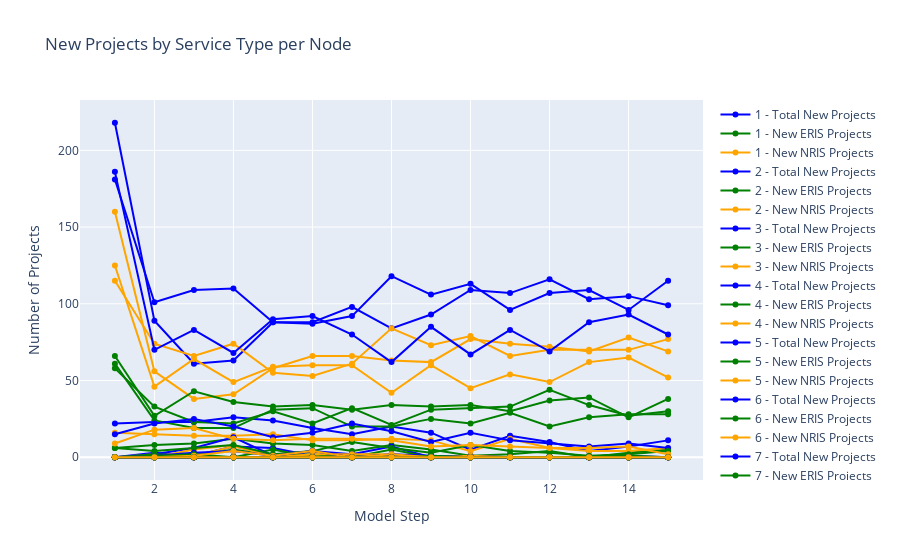
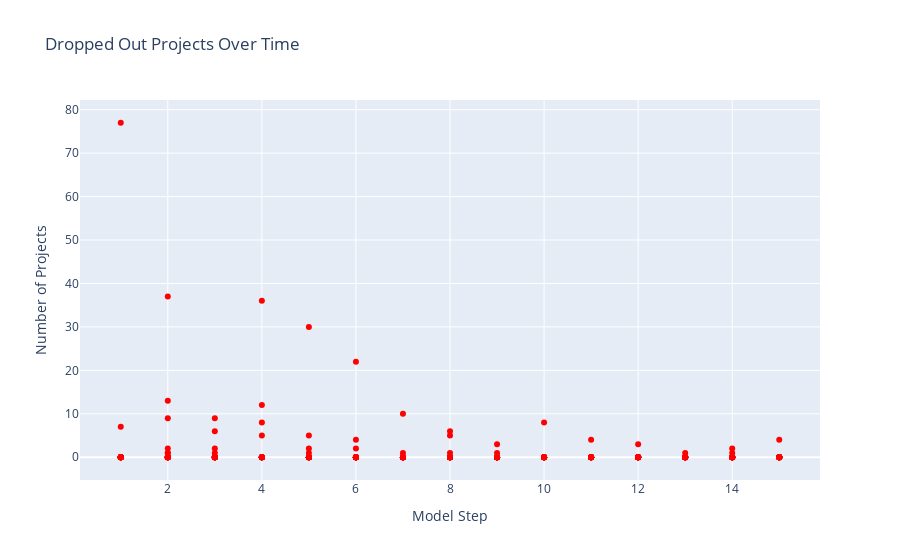
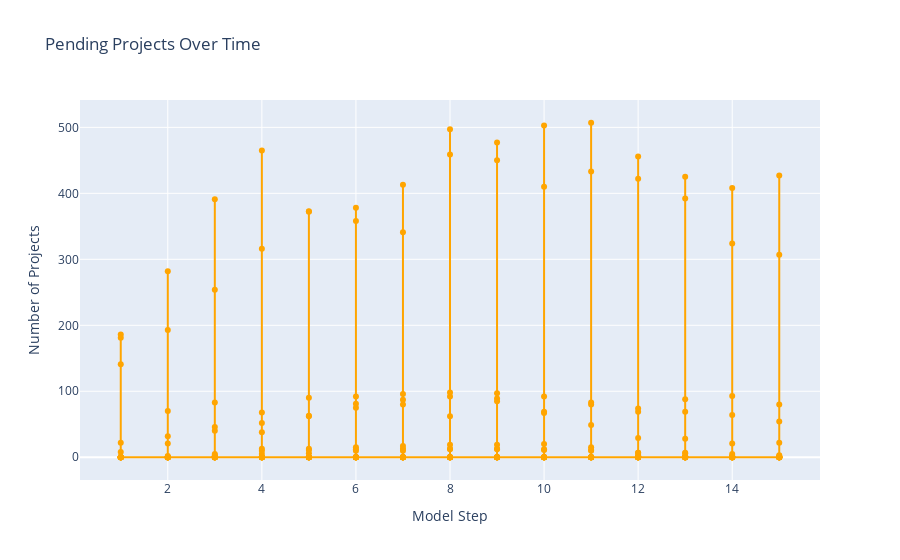
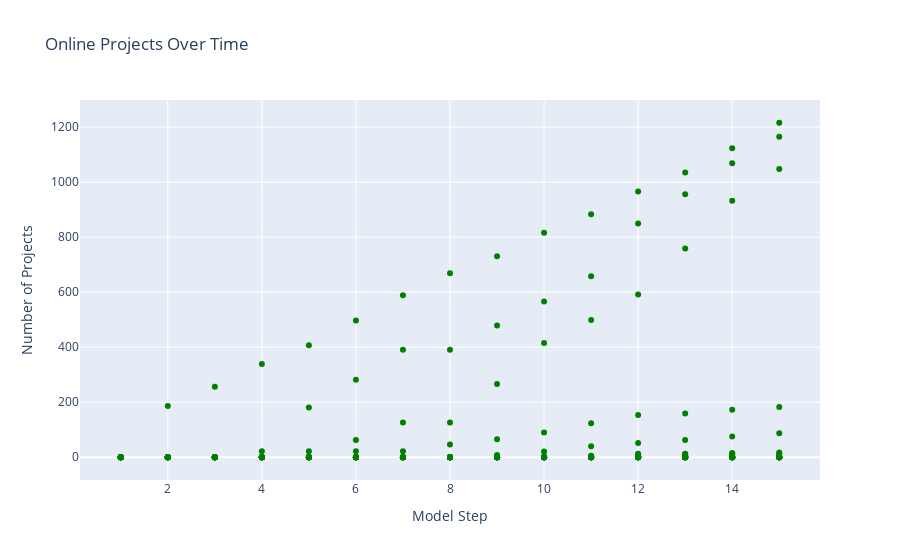

Notebook code for these charts, in order:
### Markdown cell above
# Node Plots

### Code cell
import pandas as pd
import plotly.graph_objects as go

# Load the CSV
df = pd.read_csv("node_round_summary.csv")

# Get unique node IDs
nodes = df['node_id'].unique()
import plotly.graph_objects as go

# --- Projects by Service Type ---
fig_projects = go.Figure()

for node in nodes:
    node_df = df[df['node_id'] == node]
    
    # Total new projects this step
    fig_projects.add_trace(go.Scatter(
        x=node_df['model_step'],
        y=node_df['num_projects'],
        mode='lines+markers',
        name=f"{node} - Total New Projects",
        line=dict(color='blue')
    ))
    
    # New ERIS projects
    fig_projects.add_trace(go.Scatter(
        x=node_df['model_step'],
        y=node_df['new_eris_count'],
        mode='lines+markers',
        name=f"{node} - New ERIS Projects",
        line=dict(color='green')
    ))
    
    # New NRIS projects
    fig_projects.add_trace(go.Scatter(
        x=node_df['model_step'],
        y=node_df['new_nris_count'],
        mode='lines+markers',
        name=f"{node} - New NRIS Projects",
        line=dict(color='orange')
    ))

fig_projects.update_layout(
    title="New Projects by Service Type per Node",
    xaxis_title="Model Step",
    yaxis_title="Number of Projects"
)

fig_projects.show()

# -------------------------------
# 1. Dropped Out Projects Over Time
fig_dropped = go.Figure()
fig_dropped.add_trace(go.Scatter(
    x=df['model_step'],
    y=df['new_dropped_out'],  # updated to match node_summary variable
    mode='markers',
    name='Dropped Out',
    line=dict(color='red')
))
fig_dropped.update_layout(
    title="Dropped Out Projects Over Time",
    xaxis_title="Model Step",
    yaxis_title="Number of Projects"
)
fig_dropped.show()

# -------------------------------
# 2. Pending Projects Over Time
fig_pending = go.Figure()
fig_pending.add_trace(go.Scatter(
    x=df['model_step'],
    y=df['total_pending_count'],  # matches node_summary
    mode='lines+markers',
    name='Pending',
    line=dict(color='orange')
))
fig_pending.update_layout(
    title="Pending Projects Over Time",
    xaxis_title="Model Step",
    yaxis_title="Number of Projects"
)
fig_pending.show()

# -------------------------------
# 3. Online Projects Over Time
fig_online = go.Figure()
fig_online.add_trace(go.Scatter(
    x=df['model_step'],
    y=df['total_online_count'],  # matches node_summary
    mode='markers',
    name='Online',
    line=dict(color='green')
))
fig_online.update_layout(
    title="Online Projects Over Time",
    xaxis_title="Model Step",
    yaxis_title="Number of Projects"
)
fig_online.show()

# -------------------------------
# 4. Installed vs Available Capacity
fig_available_capacity = go.Figure()
for node in nodes:
    node_df = df[df['node_id'] == node]
    fig_available_capacity.add_trace(go.Scatter(
        x=node_df['model_step'], y=node_df['available_capacity'],
        mode='lines+markers',
        name=f"{node} - Available Capacity"
    ))

fig_available_capacity.update_layout(
    title="Available Capacity per Node",
    xaxis_title="Model Step",
    yaxis_title="MW"
)
fig_available_capacity.show()

fig_capacity = go.Figure()
for node in nodes:
    node_df = df[df['node_id'] == node]
    fig_capacity.add_trace(go.Scatter(
        x=node_df['model_step'], y=node_df['installed_capacity'],  # fixed typo
        mode='lines+markers',
        name=f"{node} - Installed Capacity"
    ))
fig_capacity.update_layout(
    title="Installed  Capacity per Node",
    xaxis_title="Model Step",
    yaxis_title="MW"
)
fig_capacity.show()


# -------------------------------
# 5. Congestion Indicator
fig_congestion = go.Figure()
for node in nodes:
    node_df = df[df['node_id'] == node]
    fig_congestion.add_trace(go.Scatter(
        x=node_df['model_step'], y=node_df['congestion_indicator'],
        mode='lines+markers',
        name=f"{node} - Congestion"
    ))
fig_congestion.update_layout(
    title="Node Congestion Indicator Over Time",
    xaxis_title="Model Step",
    yaxis_title="Congestion Indicator"
)
fig_congestion.show()

# -------------------------------
# 6. Average Assigned Costs
cost_cols = [
    "avg_cost_eris_dropped_out", "avg_cost_nris_dropped_out",
    "avg_cost_eris_pending", "avg_cost_nris_pending",
    "avg_cost_eris_online", "avg_cost_nris_online"
]
fig_costs = go.Figure()
for node in nodes:
    node_df = df[df['node_id'] == node]
    for col in cost_cols:
        fig_costs.add_trace(go.Scatter(
            x=node_df['model_step'], y=node_df[col],
            mode='lines+markers',
            name=f"{node} - {col}"
        ))
fig_costs.update_layout(
    title="Average Assigned Costs per Status & Service Type",
    xaxis_title="Model Step",
    yaxis_title="Average Cost ($/MW)"
)
fig_costs.show()

# -------------------------------
# 7. MW sums per status & service type
mw_cols = [
    "pending_eris_mw", "pending_nris_mw",
    "online_eris_mw", "online_nris_mw",
    "dropped_out_eris_mw", "dropped_out_nris_mw"
]
fig_mw = go.Figure()
for node in nodes:
    node_df = df[df['node_id'] == node]
    for col in mw_cols:
        fig_mw.add_trace(go.Scatter(
            x=node_df['model_step'], y=node_df[col],
            mode='lines+markers',
            name=f"{node} - {col}"
        ))
fig_mw.update_layout(
    title="MW Sums per Status & Service Type",
    xaxis_title="Model Step",
    yaxis_title="MW"
)
fig_mw.show()
fig_time= go.Figure()
fig_time.add_trace(go.Scatter(
    x=df['model_step'],
    y=df['avg_construction_time'],
    mode='markers',
    name='Construction Time'
))
fig_time.add_trace(go.Scatter(
    x=df['model_step'],
    y=df['study_time'],
    mode='markers',
    name='study Time'
))
fig_time.update_layout(
    title="Construction and study Time",
    xaxis_title="Model Step",
    yaxis_title="Year"
)
fig_time.show()

### Figure 1 — Plotly figure (JSON) as saved in the notebook; plotly's stock layout.template omitted (floating-point values rounded to 4 significant figures)
{"data": [{"line": {"color": "blue"}, "mode": "lines+markers", "name": "1 - Total New Projects", "type": "scatter", "x": [1, 2, 3, 4, 5, 6, 7, 8, 9, 10, 11, 12, 13, 14, 15], "y": [0, 0, 0, 0, 0, 0, 0, 0, 0, 0, 0, 0, 0, 0, 0]}, {"line": {"color": "green"}, "mode": "lines+markers", "name": "1 - New ERIS Projects", "type": "scatter", "x": [1, 2, 3, 4, 5, 6, 7, 8, 9, 10, 11, 12, 13, 14, 15], "y": [0, 0, 0, 0, 0, 0, 0, 0, 0, 0, 0, 0, 0, 0, 0]}, {"line": {"color": "orange"}, "mode": "lines+markers", "name": "1 - New NRIS Projects", "type": "scatter", "x": [1, 2, 3, 4, 5, 6, 7, 8, 9, 10, 11, 12, 13, 14, 15], "y": [0, 0, 0, 0, 0, 0, 0, 0, 0, 0, 0, 0, 0, 0, 0]}, {"line": {"color": "blue"}, "mode": "lines+markers", "name": "2 - Total New Projects", "type": "scatter", "x": [1, 2, 3, 4, 5, 6, 7, 8, 9, 10, 11, 12, 13, 14, 15], "y": [0, 0, 0, 0, 0, 0, 0, 0, 0, 0, 0, 0, 0, 0, 0]}, {"line": {"color": "green"}, "mode": "lines+markers", "name": "2 - New ERIS Projects", "type": "scatter", "x": [1, 2, 3, 4, 5, 6, 7, 8, 9, 10, 11, 12, 13, 14, 15], "y": [0, 0, 0, 0, 0, 0, 0, 0, 0, 0, 0, 0, 0, 0, 0]}, {"line": {"color": "orange"}, "mode": "lines+markers", "name": "2 - New NRIS Projects", "type": "scatter", "x": [1, 2, 3, 4, 5, 6, 7, 8, 9, 10, 11, 12, 13, 14, 15], "y": [0, 0, 0, 0, 0, 0, 0, 0, 0, 0, 0, 0, 0, 0, 0]}, {"line": {"color": "blue"}, "mode": "lines+markers", "name": "3 - Total New Projects", "type": "scatter", "x": [1, 2, 3, 4, 5, 6, 7, 8, 9, 10, 11, 12, 13, 14, 15], "y": [0, 3, 1, 7, 6, 1, 2, 1, 0, 0, 0, 0, 0, 0, 0]}, {"line": {"color": "green"}, "mode": "lines+markers", "name": "3 - New ERIS Projects", "type": "scatter", "x": [1, 2, 3, 4, 5, 6, 7, 8, 9, 10, 11, 12, 13, 14, 15], "y": [0, 1, 0, 0, 5, 0, 1, 1, 0, 0, 0, 0, 0, 0, 0]}, {"line": {"color": "orange"}, "mode": "lines+markers", "name": "3 - New NRIS Projects", "type": "scatter", "x": [1, 2, 3, 4, 5, 6, 7, 8, 9, 10, 11, 12, 13, 14, 15], "y": [0, 2, 1, 7, 1, 1, 1, 0, 0, 0, 0, 0, 0, 0, 0]}, {"line": {"color": "blue"}, "mode": "lines+markers", "name": "4 - Total New Projects", "type": "scatter", "x": [1, 2, 3, 4, 5, 6, 7, 8, 9, 10, 11, 12, 13, 14, 15], "y": [22, 23, 23, 26, 24, 19, 15, 20, 16, 5, 14, 10, 4, 7, 11]}, {"line": {"color": "green"}, "mode": "lines+markers", "name": "4 - New ERIS Projects", "type": "scatter", "x": [1, 2, 3, 4, 5, 6, 7, 8, 9, 10, 11, 12, 13, 14, 15], "y": [6, 8, 9, 12, 9, 8, 4, 8, 5, 1, 2, 4, 0, 3, 5]}, {"line": {"color": "orange"}, "mode": "lines+markers", "name": "4 - New NRIS Projects", "type": "scatter", "x": [1, 2, 3, 4, 5, 6, 7, 8, 9, 10, 11, 12, 13, 14, 15], "y": [16, 15, 14, 14, 15, 11, 11, 12, 11, 4, 12, 6, 4, 4, 6]}, {"line": {"color": "blue"}, "mode": "lines+markers", "name": "5 - Total New Projects", "type": "scatter", "x": [1, 2, 3, 4, 5, 6, 7, 8, 9, 10, 11, 12, 13, 14, 15], "y": [218, 89, 61, 63, 88, 88, 98, 84, 93, 109, 107, 116, 103, 105, 99]}, {"line": {"color": "green"}, "mode": "lines+markers", "name": "5 - New ERIS Projects", "type": "scatter", "x": [1, 2, 3, 4, 5, 6, 7, 8, 9, 10, 11, 12, 13, 14, 15], "y": [58, 33, 23, 22, 30, 22, 32, 21, 31, 32, 33, 44, 34, 27, 30]}, {"line": {"color": "orange"}, "mode": "lines+markers", "name": "5 - New NRIS Projects", "type": "scatter", "x": [1, 2, 3, 4, 5, 6, 7, 8, 9, 10, 11, 12, 13, 14, 15], "y": [160, 56, 38, 41, 58, 66, 66, 63, 62, 77, 74, 72, 69, 78, 69]}, {"line": {"color": "blue"}, "mode": "lines+markers", "name": "6 - Total New Projects", "type": "scatter", "x": [1, 2, 3, 4, 5, 6, 7, 8, 9, 10, 11, 12, 13, 14, 15], "y": [0, 0, 0, 0, 0, 0, 0, 0, 0, 0, 0, 0, 0, 0, 0]}, {"line": {"color": "green"}, "mode": "lines+markers", "name": "6 - New ERIS Projects", "type": "scatter", "x": [1, 2, 3, 4, 5, 6, 7, 8, 9, 10, 11, 12, 13, 14, 15], "y": [0, 0, 0, 0, 0, 0, 0, 0, 0, 0, 0, 0, 0, 0, 0]}, {"line": {"color": "orange"}, "mode": "lines+markers", "name": "6 - New NRIS Projects", "type": "scatter", "x": [1, 2, 3, 4, 5, 6, 7, 8, 9, 10, 11, 12, 13, 14, 15], "y": [0, 0, 0, 0, 0, 0, 0, 0, 0, 0, 0, 0, 0, 0, 0]}, {"line": {"color": "blue"}, "mode": "lines+markers", "name": "7 - Total New Projects", "type": "scatter", "x": [1, 2, 3, 4, 5, 6, 7, 8, 9, 10, 11, 12, 13, 14, 15], "y": [0, 0, 0, 0, 0, 0, 0, 0, 0, 0, 0, 0, 0, 0, 0]}, {"line": {"color": "green"}, "mode": "lines+markers", "name": "7 - New ERIS Projects", "type": "scatter", "x": [1, 2, 3, 4, 5, 6, 7, 8, 9, 10, 11, 12, 13, 14, 15], "y": [0, 0, 0, 0, 0, 0, 0, 0, 0, 0, 0, 0, 0, 0, 0]}, {"line": {"color": "orange"}, "mode": "lines+markers", "name": "7 - New NRIS Projects", "type": "scatter", "x": [1, 2, 3, 4, 5, 6, 7, 8, 9, 10, 11, 12, 13, 14, 15], "y": [0, 0, 0, 0, 0, 0, 0, 0, 0, 0, 0, 0, 0, 0, 0]}, {"line": {"color": "blue"}, "mode": "lines+markers", "name": "8 - Total New Projects", "type": "scatter", "x": [1, 2, 3, 4, 5, 6, 7, 8, 9, 10, 11, 12, 13, 14, 15], "y": [0, 0, 0, 0, 0, 0, 0, 0, 0, 0, 0, 0, 0, 0, 0]}, {"line": {"color": "green"}, "mode": "lines+markers", "name": "8 - New ERIS Projects", "type": "scatter", "x": [1, 2, 3, 4, 5, 6, 7, 8, 9, 10, 11, 12, 13, 14, 15], "y": [0, 0, 0, 0, 0, 0, 0, 0, 0, 0, 0, 0, 0, 0, 0]}, {"line": {"color": "orange"}, "mode": "lines+markers", "name": "8 - New NRIS Projects", "type": "scatter", "x": [1, 2, 3, 4, 5, 6, 7, 8, 9, 10, 11, 12, 13, 14, 15], "y": [0, 0, 0, 0, 0, 0, 0, 0, 0, 0, 0, 0, 0, 0, 0]}, {"line": {"color": "blue"}, "mode": "lines+markers", "name": "9 - Total New Projects", "type": "scatter", "x": [1, 2, 3, 4, 5, 6, 7, 8, 9, 10, 11, 12, 13, 14, 15], "y": [181, 101, 109, 110, 88, 87, 92, 118, 106, 113, 96, 107, 109, 96, 115]}, {"line": {"color": "green"}, "mode": "lines+markers", "name": "9 - New ERIS Projects", "type": "scatter", "x": [1, 2, 3, 4, 5, 6, 7, 8, 9, 10, 11, 12, 13, 14, 15], "y": [66, 27, 43, 36, 33, 34, 31, 34, 33, 34, 30, 37, 39, 26, 38]}, {"line": {"color": "orange"}, "mode": "lines+markers", "name": "9 - New NRIS Projects", "type": "scatter", "x": [1, 2, 3, 4, 5, 6, 7, 8, 9, 10, 11, 12, 13, 14, 15], "y": [115, 74, 66, 74, 55, 53, 61, 84, 73, 79, 66, 70, 70, 70, 77]}, {"line": {"color": "blue"}, "mode": "lines+markers", "name": "10 - Total New Projects", "type": "scatter", "x": [1, 2, 3, 4, 5, 6, 7, 8, 9, 10, 11, 12, 13, 14, 15], "y": [0, 0, 0, 0, 0, 0, 0, 0, 0, 0, 0, 0, 0, 0, 0]}, {"line": {"color": "green"}, "mode": "lines+markers", "name": "10 - New ERIS Projects", "type": "scatter", "x": [1, 2, 3, 4, 5, 6, 7, 8, 9, 10, 11, 12, 13, 14, 15], "y": [0, 0, 0, 0, 0, 0, 0, 0, 0, 0, 0, 0, 0, 0, 0]}, {"line": {"color": "orange"}, "mode": "lines+markers", "name": "10 - New NRIS Projects", "type": "scatter", "x": [1, 2, 3, 4, 5, 6, 7, 8, 9, 10, 11, 12, 13, 14, 15], "y": [0, 0, 0, 0, 0, 0, 0, 0, 0, 0, 0, 0, 0, 0, 0]}, {"line": {"color": "blue"}, "mode": "lines+markers", "name": "11 - Total New Projects", "type": "scatter", "x": [1, 2, 3, 4, 5, 6, 7, 8, 9, 10, 11, 12, 13, 14, 15], "y": [0, 2, 6, 13, 1, 4, 2, 7, 0, 1, 0, 0, 0, 1, 0]}, {"line": {"color": "green"}, "mode": "lines+markers", "name": "11 - New ERIS Projects", "type": "scatter", "x": [1, 2, 3, 4, 5, 6, 7, 8, 9, 10, 11, 12, 13, 14, 15], "y": [0, 2, 1, 5, 1, 2, 0, 5, 0, 0, 0, 0, 0, 1, 0]}, {"line": {"color": "orange"}, "mode": "lines+markers", "name": "11 - New NRIS Projects", "type": "scatter", "x": [1, 2, 3, 4, 5, 6, 7, 8, 9, 10, 11, 12, 13, 14, 15], "y": [0, 0, 5, 8, 0, 2, 2, 2, 0, 1, 0, 0, 0, 0, 0]}, {"line": {"color": "blue"}, "mode": "lines+markers", "name": "12 - Total New Projects", "type": "scatter", "x": [1, 2, 3, 4, 5, 6, 7, 8, 9, 10, 11, 12, 13, 14, 15], "y": [0, 0, 0, 0, 0, 0, 0, 0, 0, 0, 0, 0, 0, 0, 0]}, {"line": {"color": "green"}, "mode": "lines+markers", "name": "12 - New ERIS Projects", "type": "scatter", "x": [1, 2, 3, 4, 5, 6, 7, 8, 9, 10, 11, 12, 13, 14, 15], "y": [0, 0, 0, 0, 0, 0, 0, 0, 0, 0, 0, 0, 0, 0, 0]}, {"line": {"color": "orange"}, "mode": "lines+markers", "name": "12 - New NRIS Projects", "type": "scatter", "x": [1, 2, 3, 4, 5, 6, 7, 8, 9, 10, 11, 12, 13, 14, 15], "y": [0, 0, 0, 0, 0, 0, 0, 0, 0, 0, 0, 0, 0, 0, 0]}, {"line": {"color": "blue"}, "mode": "lines+markers", "name": "13 - Total New Projects", "type": "scatter", "x": [1, 2, 3, 4, 5, 6, 7, 8, 9, 10, 11, 12, 13, 14, 15], "y": [0, 0, 0, 0, 0, 0, 0, 0, 0, 0, 0, 0, 0, 0, 0]}, {"line": {"color": "green"}, "mode": "lines+markers", "name": "13 - New ERIS Projects", "type": "scatter", "x": [1, 2, 3, 4, 5, 6, 7, 8, 9, 10, 11, 12, 13, 14, 15], "y": [0, 0, 0, 0, 0, 0, 0, 0, 0, 0, 0, 0, 0, 0, 0]}, {"line": {"color": "orange"}, "mode": "lines+markers", "name": "13 - New NRIS Projects", "type": "scatter", "x": [1, 2, 3, 4, 5, 6, 7, 8, 9, 10, 11, 12, 13, 14, 15], "y": [0, 0, 0, 0, 0, 0, 0, 0, 0, 0, 0, 0, 0, 0, 0]}, {"line": {"color": "blue"}, "mode": "lines+markers", "name": "14 - Total New Projects", "type": "scatter", "x": [1, 2, 3, 4, 5, 6, 7, 8, 9, 10, 11, 12, 13, 14, 15], "y": [0, 0, 0, 0, 0, 0, 0, 0, 0, 0, 0, 0, 0, 0, 0]}, {"line": {"color": "green"}, "mode": "lines+markers", "name": "14 - New ERIS Projects", "type": "scatter", "x": [1, 2, 3, 4, 5, 6, 7, 8, 9, 10, 11, 12, 13, 14, 15], "y": [0, 0, 0, 0, 0, 0, 0, 0, 0, 0, 0, 0, 0, 0, 0]}, {"line": {"color": "orange"}, "mode": "lines+markers", "name": "14 - New NRIS Projects", "type": "scatter", "x": [1, 2, 3, 4, 5, 6, 7, 8, 9, 10, 11, 12, 13, 14, 15], "y": [0, 0, 0, 0, 0, 0, 0, 0, 0, 0, 0, 0, 0, 0, 0]}, {"line": {"color": "blue"}, "mode": "lines+markers", "name": "15 - Total New Projects", "type": "scatter", "x": [1, 2, 3, 4, 5, 6, 7, 8, 9, 10, 11, 12, 13, 14, 15], "y": [0, 0, 0, 0, 0, 0, 0, 0, 0, 0, 0, 0, 0, 0, 0]}, {"line": {"color": "green"}, "mode": "lines+markers", "name": "15 - New ERIS Projects", "type": "scatter", "x": [1, 2, 3, 4, 5, 6, 7, 8, 9, 10, 11, 12, 13, 14, 15], "y": [0, 0, 0, 0, 0, 0, 0, 0, 0, 0, 0, 0, 0, 0, 0]}, {"line": {"color": "orange"}, "mode": "lines+markers", "name": "15 - New NRIS Projects", "type": "scatter", "x": [1, 2, 3, 4, 5, 6, 7, 8, 9, 10, 11, 12, 13, 14, 15], "y": [0, 0, 0, 0, 0, 0, 0, 0, 0, 0, 0, 0, 0, 0, 0]}, {"line": {"color": "blue"}, "mode": "lines+markers", "name": "16 - Total New Projects", "type": "scatter", "x": [1, 2, 3, 4, 5, 6, 7, 8, 9, 10, 11, 12, 13, 14, 15], "y": [186, 70, 83, 68, 90, 92, 80, 62, 85, 67, 83, 69, 88, 93, 80]}, {"line": {"color": "green"}, "mode": "lines+markers", "name": "16 - New ERIS Projects", "type": "scatter", "x": [1, 2, 3, 4, 5, 6, 7, 8, 9, 10, 11, 12, 13, 14, 15], "y": [61, 24, 19, 19, 31, 32, 20, 20, 25, 22, 29, 20, 26, 28, 28]}, {"line": {"color": "orange"}, "mode": "lines+markers", "name": "16 - New NRIS Projects", "type": "scatter", "x": [1, 2, 3, 4, 5, 6, 7, 8, 9, 10, 11, 12, 13, 14, 15], "y": [125, 46, 64, 49, 59, 60, 60, 42, 60, 45, 54, 49, 62, 65, 52]}, {"line": {"color": "blue"}, "mode": "lines+markers", "name": "17 - Total New Projects", "type": "scatter", "x": [1, 2, 3, 4, 5, 6, 7, 8, 9, 10, 11, 12, 13, 14, 15], "y": [15, 22, 25, 20, 13, 16, 22, 17, 10, 16, 11, 9, 7, 9, 6]}, {"line": {"color": "green"}, "mode": "lines+markers", "name": "17 - New ERIS Projects", "type": "scatter", "x": [1, 2, 3, 4, 5, 6, 7, 8, 9, 10, 11, 12, 13, 14, 15], "y": [6, 4, 6, 8, 2, 4, 10, 6, 3, 8, 4, 3, 1, 2, 4]}, {"line": {"color": "orange"}, "mode": "lines+markers", "name": "17 - New NRIS Projects", "type": "scatter", "x": [1, 2, 3, 4, 5, 6, 7, 8, 9, 10, 11, 12, 13, 14, 15], "y": [9, 18, 19, 12, 11, 12, 12, 11, 7, 8, 7, 6, 6, 7, 2]}, {"line": {"color": "blue"}, "mode": "lines+markers", "name": "18 - Total New Projects", "type": "scatter", "x": [1, 2, 3, 4, 5, 6, 7, 8, 9, 10, 11, 12, 13, 14, 15], "y": [0, 1, 3, 4, 1, 4, 0, 2, 1, 0, 0, 0, 0, 0, 0]}, {"line": {"color": "green"}, "mode": "lines+markers", "name": "18 - New ERIS Projects", "type": "scatter", "x": [1, 2, 3, 4, 5, 6, 7, 8, 9, 10, 11, 12, 13, 14, 15], "y": [0, 1, 2, 0, 0, 0, 0, 0, 1, 0, 0, 0, 0, 0, 0]}, {"line": {"color": "orange"}, "mode": "lines+markers", "name": "18 - New NRIS Projects", "type": "scatter", "x": [1, 2, 3, 4, 5, 6, 7, 8, 9, 10, 11, 12, 13, 14, 15], "y": [0, 0, 1, 4, 1, 4, 0, 2, 0, 0, 0, 0, 0, 0, 0]}, {"line": {"color": "blue"}, "mode": "lines+markers", "name": "19 - Total New Projects", "type": "scatter", "x": [1, 2, 3, 4, 5, 6, 7, 8, 9, 10, 11, 12, 13, 14, 15], "y": [0, 0, 0, 0, 0, 0, 0, 0, 0, 0, 0, 0, 0, 0, 0]}, {"line": {"color": "green"}, "mode": "lines+markers", "name": "19 - New ERIS Projects", "type": "scatter", "x": [1, 2, 3, 4, 5, 6, 7, 8, 9, 10, 11, 12, 13, 14, 15], "y": [0, 0, 0, 0, 0, 0, 0, 0, 0, 0, 0, 0, 0, 0, 0]}, {"line": {"color": "orange"}, "mode": "lines+markers", "name": "19 - New NRIS Projects", "type": "scatter", "x": [1, 2, 3, 4, 5, 6, 7, 8, 9, 10, 11, 12, 13, 14, 15], "y": [0, 0, 0, 0, 0, 0, 0, 0, 0, 0, 0, 0, 0, 0, 0]}, {"line": {"color": "blue"}, "mode": "lines+markers", "name": "20 - Total New Projects", "type": "scatter", "x": [1, 2, 3, 4, 5, 6, 7, 8, 9, 10, 11, 12, 13, 14, 15], "y": [0, 0, 0, 0, 0, 0, 0, 0, 0, 0, 0, 0, 0, 0, 0]}, {"line": {"color": "green"}, "mode": "lines+markers", "name": "20 - New ERIS Projects", "type": "scatter", "x": [1, 2, 3, 4, 5, 6, 7, 8, 9, 10, 11, 12, 13, 14, 15], "y": [0, 0, 0, 0, 0, 0, 0, 0, 0, 0, 0, 0, 0, 0, 0]}, {"line": {"color": "orange"}, "mode": "lines+markers", "name": "20 - New NRIS Projects", "type": "scatter", "x": [1, 2, 3, 4, 5, 6, 7, 8, 9, 10, 11, 12, 13, 14, 15], "y": [0, 0, 0, 0, 0, 0, 0, 0, 0, 0, 0, 0, 0, 0, 0]}], "layout": {"title": {"text": "New Projects by Service Type per Node"}, "xaxis": {"title": {"text": "Model Step"}}, "yaxis": {"title": {"text": "Number of Projects"}}}}

### Figure 2 — Plotly figure (JSON) as saved in the notebook; plotly's stock layout.template omitted (floating-point values rounded to 4 significant figures; data arrays with more than 128 entries replaced by an {"elided": "..."} marker saying what was removed)
{"data": [{"line": {"color": "red"}, "mode": "markers", "name": "Dropped Out", "type": "scatter", "x": {"elided": "300 int values"}, "y": {"elided": "300 int values"}}], "layout": {"title": {"text": "Dropped Out Projects Over Time"}, "xaxis": {"title": {"text": "Model Step"}}, "yaxis": {"title": {"text": "Number of Projects"}}}}

### Figure 3 — Plotly figure (JSON) as saved in the notebook; plotly's stock layout.template omitted (floating-point values rounded to 4 significant figures; data arrays with more than 128 entries replaced by an {"elided": "..."} marker saying what was removed)
{"data": [{"line": {"color": "orange"}, "mode": "lines+markers", "name": "Pending", "type": "scatter", "x": {"elided": "300 int values"}, "y": {"elided": "300 int values"}}], "layout": {"title": {"text": "Pending Projects Over Time"}, "xaxis": {"title": {"text": "Model Step"}}, "yaxis": {"title": {"text": "Number of Projects"}}}}

### Figure 4 — Plotly figure (JSON) as saved in the notebook; plotly's stock layout.template omitted (floating-point values rounded to 4 significant figures; data arrays with more than 128 entries replaced by an {"elided": "..."} marker saying what was removed)
{"data": [{"line": {"color": "green"}, "mode": "markers", "name": "Online", "type": "scatter", "x": {"elided": "300 int values"}, "y": {"elided": "300 int values"}}], "layout": {"title": {"text": "Online Projects Over Time"}, "xaxis": {"title": {"text": "Model Step"}}, "yaxis": {"title": {"text": "Number of Projects"}}}}
